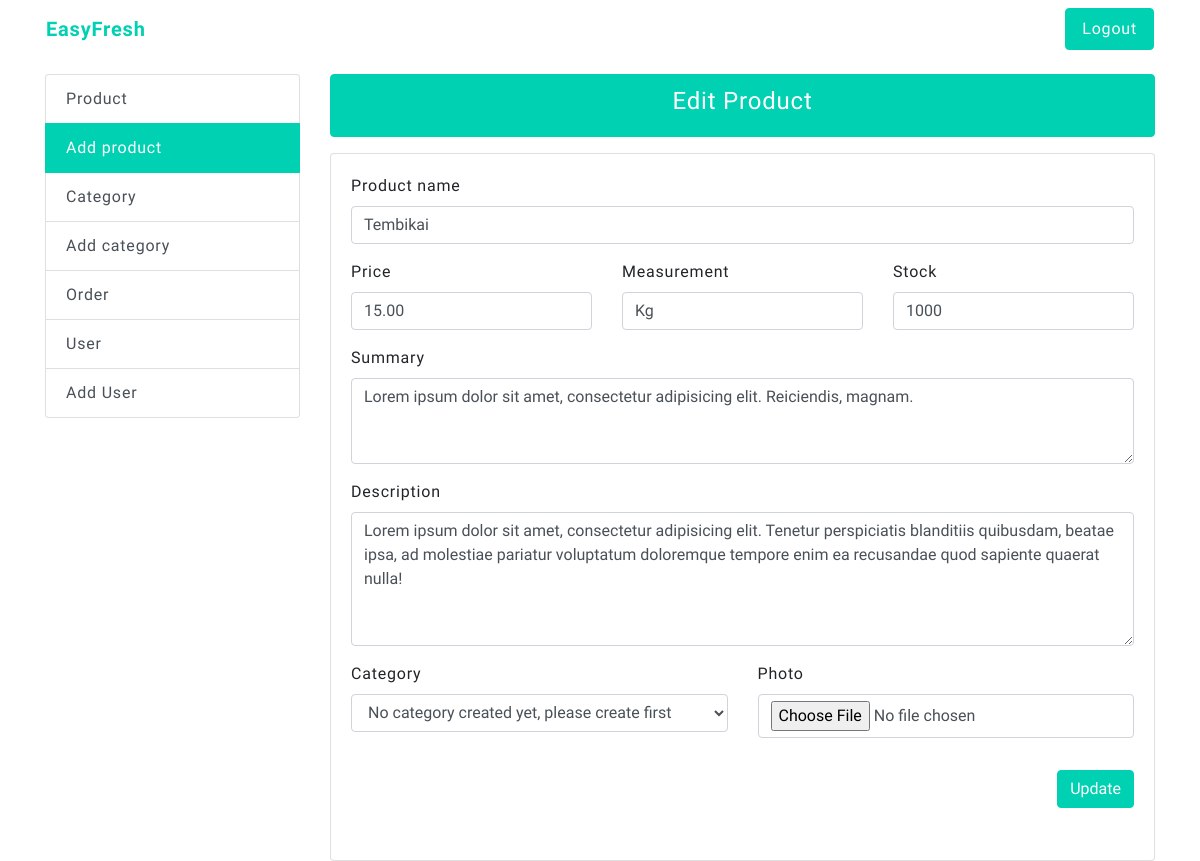
/admin/products-create.php?id=1 (signed in), run on the app's committed database.
### tables this page shows
CREATE TABLE `products` (
  `id` int(11) NOT NULL,
  `name` varchar(255) NOT NULL,
  `price` decimal(5,2) NOT NULL,
  `stock` int(11) NOT NULL,
  `measurement` varchar(50) NOT NULL,
  `summary` text NOT NULL,
  `description` text NOT NULL,
  `photo` varchar(255) NOT NULL,
  `category_id` int(11) NOT NULL
);

### admin/functions/products-edit.php (called while the page is built, shortened)
<?php
if(empty($_GET['id'])) {
	header('Location: /admin/');
} else {
	require_once($_SERVER['DOCUMENT_ROOT'].'/database-connection.php');
	$id = htmlspecialchars(strip_tags($_GET['id']));
	$sql = "SELECT * FROM products WHERE id=$id LIMIT 1";
	$product = $conn->query($sql);
	if (mysqli_num_rows($product) > 0) {
		$row = mysqli_fetch_assoc($product);
		$id = $row["id"];
		$name = $row["name"];
		$price = $row['price'];
		$stock = $row['stock'];
		$measurement = $row['measurement'];
		$summary = $row['summary'];
		$description = $row['description'];
	} else {
		header('Location: /admin/');
	}
}

### admin/products-create.php (the view, shortened to what this page needs)
<?php
require_once($_SERVER['DOCUMENT_ROOT'].'/admin/functions/categories.php');
if(isset($_GET['id'])) {
	require_once($_SERVER['DOCUMENT_ROOT'].'/admin/functions/products-edit.php');
}
?>
<?php require_once($_SERVER['DOCUMENT_ROOT'].'/partials/header.php') ?>
<div class="container">
	<div class="row mb-3">
		<?php require_once($abs_path.'/admin/partials/navigation.php') ?>
	</div>
	<div class="row">
		<div class="col-sm-3">
			<?php require_once($abs_path.'/admin/partials/sidebar-menu.php') ?>
		</div>
		<div class="col-sm-9">
			<ul class="list-group mb-3">
				<li class="list-group-item active text-center">
					<?php if(isset($id)) : ?>
					<h4>Edit Product</h4>
					<?php else : ?>
					<h4>Add Product</h4>
					<?php endif ?>
				</li>
			</ul>
			<div class="row">
				<div class="col-12">
					<div class="card">
						<div class="card-body">
							<form class="needs-validation" enctype="multipart/form-data" method="POST"
								action="<?php echo isset($id) ? "/admin/functions/products-update.php?id=$id" : '/admin/functions/products-store.php' ?>">
								<div class="form-group row">
									<div class="col-sm-12 form-group">
										<label for="name" class="form-label">Product name</label>
										<input type="text" class="form-control" name="name" id="name" required
											value="<?php echo isset($name) ? $name : '' ?>">
									</div>
									<div class="col-sm-4 form-group">
										<label for="price" class="form-label">Price</label>
										<input type="number" class="form-control" name="price" id="price" step="0.01" required
											value="<?php echo isset($price) ? $price : '' ?>">
									</div>
									<div class="col-sm-4 form-group">
										<label for="measurement" class="form-label">Measurement</label>
										<input type="text" class="form-control" name="measurement" id="measurement" placeholder="Kg or Pack or Bottle etc."
											required
											value="<?php echo isset($measurement) ? $measurement : '' ?>">
									</div>
									<div class="col-sm-4 form-group">
										<label for="stock" class="form-label">Stock</label>
										<input type="number" class="form-control" name="stock" id="stock" required
											value="<?php echo isset($stock) ? $stock : '' ?>">
									</div>
									<div class="col-sm-12 form-group">
										<label for="summary" class="form-label">Summary</label>
										<textarea name="summary" name="summary" id="summary" class="form-control" rows="3"><?php echo isset($summary) ? $summary : '' ?></textarea>
									</div>
									<div class="col-sm-12 form-group">
										<label for="description" class="form-label">Description</label>
										<textarea name="description" name="description" id="description" class="form-control" rows="5"><?php echo isset($description) ? $description : '' ?></textarea>
									</div>
									<div class="col-sm-6 form-group">
										<label for="category_id" class="form-label">Category</label>
										<select name="category_id" name="category_id" id="category_id" class="form-control" required>
										<?php if ($categories->num_rows > 0) : ?>
										<option value="">Select one</option>
											<?php while($row = $categories->fetch_assoc()) : ?>
											<option value="<?php echo $row['id'];  ?>" <?php echo (isset($category_id) && $category_id == $row['id']) ? 'selected' : '' ?>>
												<?php echo $row['name'];  ?>
											</option>
											<?php endwhile ?>
										<?php else : ?>
										<option value="">No category created yet, please create first</option>
										<?php endif ?>
										</select>
									</div>
									<div class="col-sm-6 form-group">
										<div class="form-group">
												<label for="photo">Photo</label>
												<input type="file" class="form-control" name="photo" id="photo" >
											</div>
										</div>
									<div class="col-sm-12 form-group text-right">
										<?php if(isset($id)) : ?>
										<button type="submit" class="btn btn-primary" name="submit" value="true">Update</button>
										<?php else : ?>
										<button type="submit" class="btn btn-primary" name="submit" value="true">Submit</button>
										<?php endif ?>
									</div>
								</div>
							</form>
						</div>
					</div>
				</div>
			</div>
		</div>
	</div>
</div>
<?php require_once($abs_path.'/partials/footer.php') ?>

### css/main.css (style rules this page uses)
body { font-family: 'Muli'; letter-spacing: 0.05rem; }
.btn.btn-primary, .list-group-item.active { background: #00d1b2 !important; border-color: #00d1b2 !important; }

### data on the page
products: name "Tembikai", price "15.00", measurement "Kg", stock "1000", summary "Lorem ipsum dolor sit amet, consectetur adipisicing elit. Reiciendis, magnam.", description "Lorem ipsum dolor sit amet, consectetur adipisicing elit. Tenetur perspiciatis blanditiis quibusdam, beatae ipsa, ad molestiae pariatur voluptatum doloremque tempore enim ea recusandae quod sapiente quaerat nulla!"
